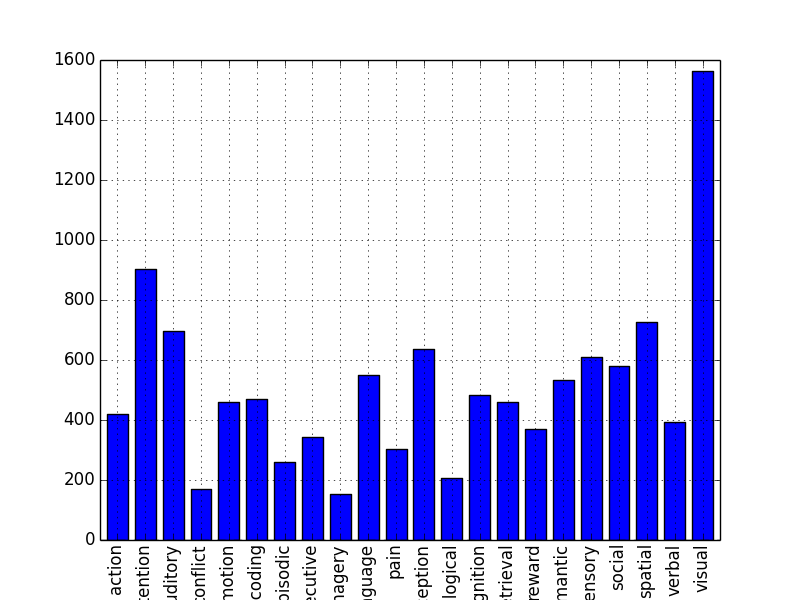

Here is the Python script that generated this plot:
from __future__ import print_function
"""
Given a  dict with keys as studies and vals as list of labels corresponding to each study,
plots the histogram of the label counts.

Assumes the existence of mapping.json in the current directory, if the labels are ints rather than str.
mapping.json is dict from str --> int
"""

import json
import pandas
import numpy as np
import matplotlib.pyplot as plt
from collections import defaultdict

def plot_histogram(y):
    """
    Plot frequency bar plot of items from  a given numpy array/ a list of lists.

    Parameters
    -----------
    y : numpy array/ list of lists/ string
        either a list of list type construct or the filename of the json
        serialized object

    Returns
    -------
    None
    """
    # check whether json file or actual object
    if isinstance(y, basestring):
        y = np.load(y)

    # count the occurence of each label
    count_dict = defaultdict(int)
    for labels in y:
        for label in labels:
            count_dict[label] += 1
    # tranlate the int labels back to their string form using mappings.json
    inv_map = {}
    map = json.load(open('mappings.json', 'rb'))
    for key in map:
        inv_map[map[key]] = key

    # similarly map counts back to original strings
    term_counts =  {}
    for key in count_dict:
        term_counts[inv_map[key]] = count_dict[key]

    # plot easily by converting the count_dict to a pandas Series object
    count_series = pandas.Series(term_counts)
    count_series = count_series.sort_index()
    count_series.plot(kind='bar', figsize=(8,10))
    plt.savefig('histogram.png', transparent=True)
